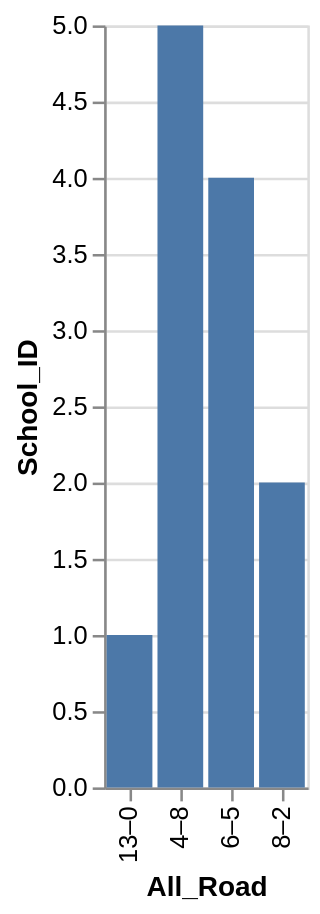

The specification (Vega-Lite) saved for this image:
### Vega-Lite specification from a JSON file in a GitHub repository (floating-point values rounded to 4 significant figures)
{"data": {"values": [{"x_data": "13–0", "y_data": 1}, {"x_data": "8–2", "y_data": 2}, {"x_data": "6–5", "y_data": 4}, {"x_data": "4–8", "y_data": 5}]}, "mark": "bar", "encoding": {"x": {"field": "x_data", "type": "nominal", "title": "All_Road", "sort": "ascending"}, "y": {"field": "y_data", "type": "quantitative", "title": "School_ID"}}}
